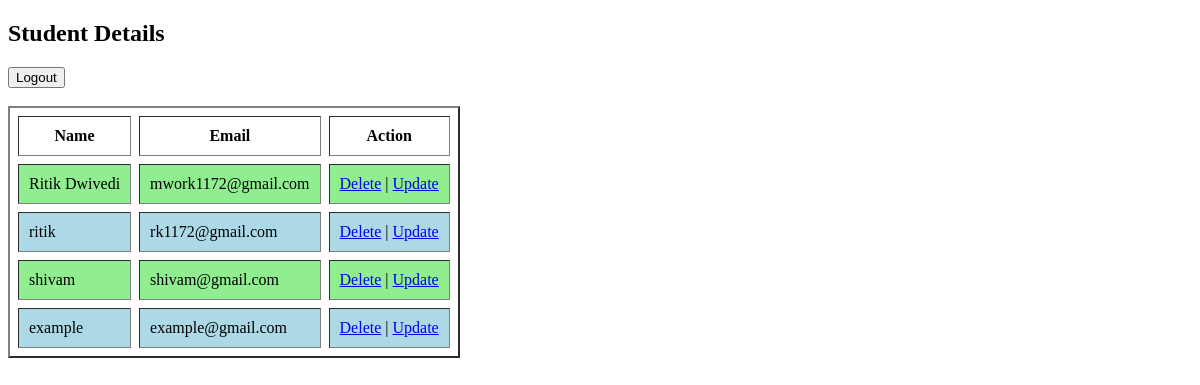
Page /details/ (signed in) on the earlier database version.
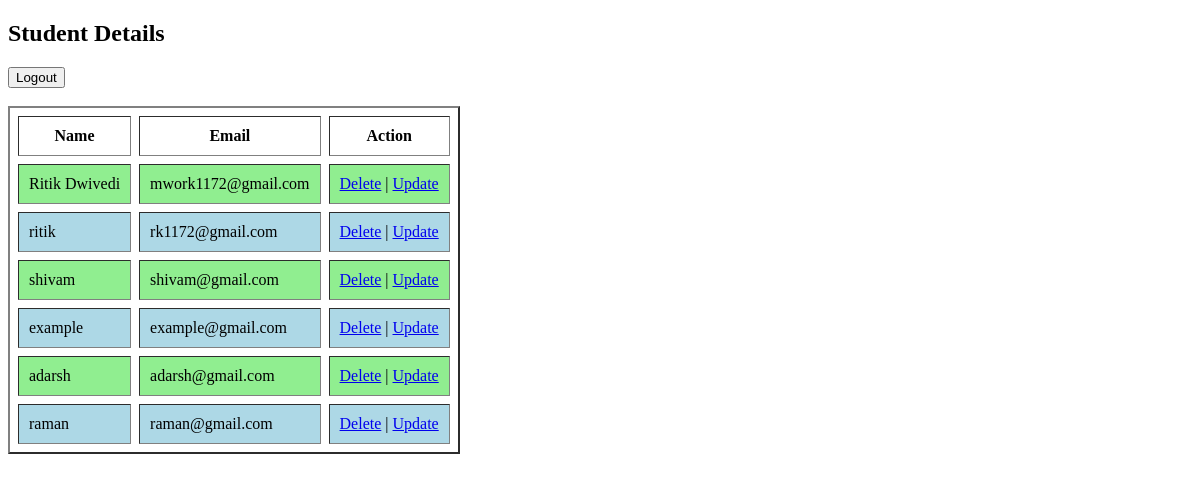
Same page on the later database version.
### myapp/models.py (models this page shows, shortened)
class Student(models.Model):
    name = models.CharField(max_length=100);
    password = models.CharField(max_length=100);
    email = models.EmailField(unique=True);

### myapp/views.py (the view)
# urls.py: path('details/', views.details, name="details"),
@login_required(login_url="login")
def details(request):
    students = Student.objects.all()
    return render(request, "details.html", {
        "students": students
    })

### myapp/templates/details.html (shortened to what this page needs)
<!DOCTYPE html>
<html lang="en">
<head>
</head>
<body>
    <h2>Student Details</h2>
    <a href="{% url 'logout' %}">
        <button>Logout</button>
    </a>
    <br><br>
    <table border="2" cellpadding="10" cellspacing="8">
        <tr>
            <th>Name</th>
            <th>Email</th>
            <th>Action</th>
        </tr>
        {% for s in students %}
        <tr style="background-color: {% cycle 'lightgreen' 'lightblue' %}">
            <td>{{ s.name }}</td>
            <td>{{ s.email }}</td>
            <td>
                <a href="{% url 'delete_student' s.id %}">Delete</a> |
                <a href="{% url 'update_student' s.id %}">Update</a>
            </td>
        </tr>
        {% empty %}
        <tr>
            <td colspan="3">No students found.</td>
        </tr>
        {% endfor %}
    </table>
</body>
</html>

Differences in the rows shown:
added Student: name "adarsh", email "adarsh@gmail.com"
added Student: name "raman", email "raman@gmail.com"
